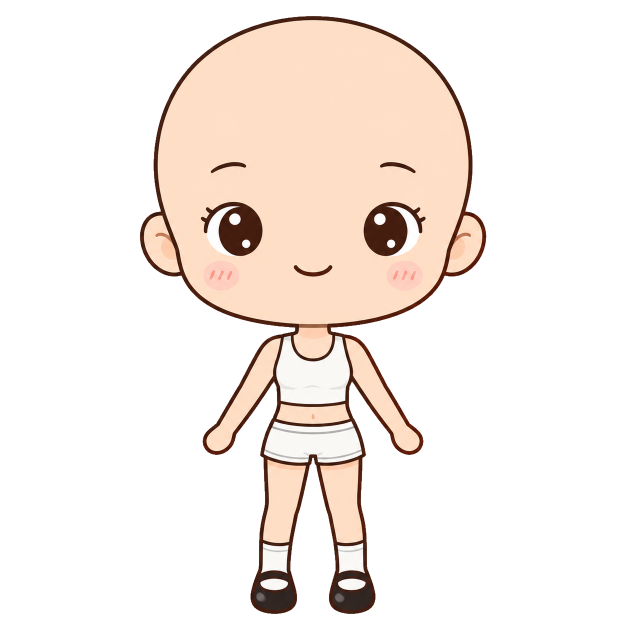
#> input picture art/source/doll_base.webp, 1254 x 1254 px (shown at 1/2 size); the run also reads 1 picture not shown here
$ python doll.py
#> lines starting #> are read from the running program, lines starting #| are printed output that depends on the picture; after the words box and inside, x2 and y2 are one past the last pixel; in counts of white or black regions, pixels touching at a corner belong together
# 【舊版・正正面】現在 App 用的是 doll34.py（四分之三側面）；這支只輸出到 preview/doll_front 留作參考
# 復古娃娃（會走路的版本）：把素體切成 身體＋頭、左右手、左右腳，App 走路時讓手腳繞關節擺動
#   source/doll_base.webp            光頭素體（手臂離開身體、兩腿分開）
#   source/doll_hair_long.webp       同一張圖＋長直髮
#   source/doll_hair_long_tpose.webp 長直髮、雙手平舉：拿來補手臂後面被擋住的頭髮
#   source/doll_cloth_<名稱>.webp    光頭素體穿上衣服：整套當作那件衣服的身體和手腳
#   source/doll_expr_<名稱>.webp     光頭素體換表情：只取臉的範圍（眉、眼、嘴、腮紅）
# 輸出 ../public/room/doll/*.webp，並印出 room.js 要用的尺寸、腳底、關節位置
import os
os.chdir(os.path.join(os.path.dirname(os.path.abspath(__file__)), '..'))
from PIL import Image, ImageDraw
import numpy as np
from scipy import ndimage
B = np.array(Image.open('source/doll_base.webp').convert('RGBA')).astype(float)
Lg = np.array(Image.open('source/doll_hair_long.webp').convert('RGBA')).astype(float)
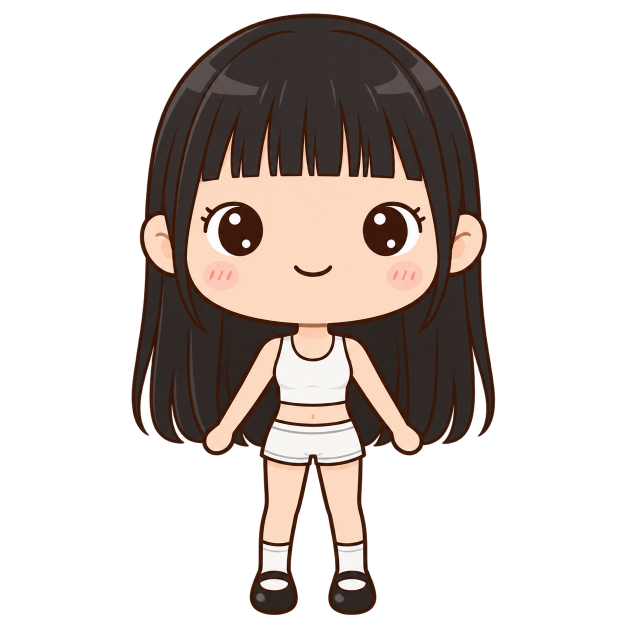
#> input picture art/source/doll_hair_long.webp, 1254 x 1254 px (shown at 1/2 size)
for a in (B, Lg): a[:, :, 3] = np.where(a[:, :, 3] > 240, 255, a[:, :, 3])
#> this loop made 2 passes
H, W = B.shape[:2]
#> H = 1254; W = 1254
ma = B[:, :, 3] > 20
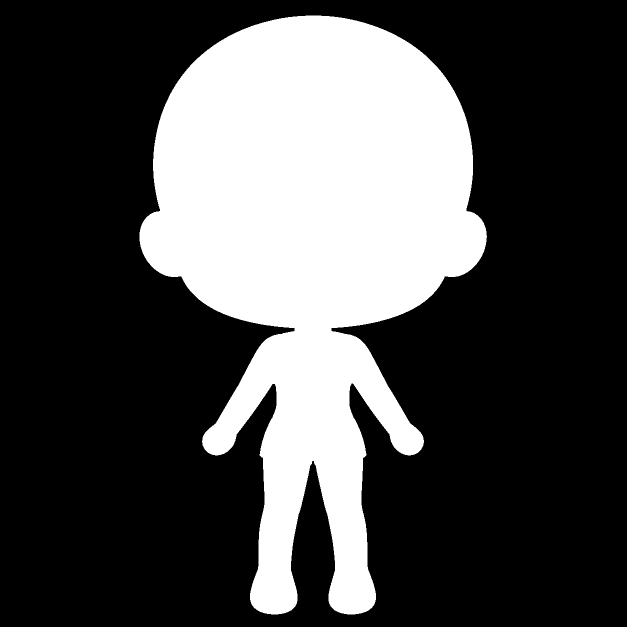
#> ma: shape (1254, 1254) bool (shown at 1/2 size); 29.1% white; 1 white region, box (x1, y1, x2, y2) and area: (279, 31, 974, 1229) 457297
def poly(pts):
    im = Image.new('L', (W, H), 0); ImageDraw.Draw(im).polygon(pts, fill=1); return np.array(im) > 0
#> after `im = Image.new('L', (W, H), 0)`: im: PIL image 1254x1254 L; every value is 0
#> after `ImageDraw.Draw(im).polygon(pts, fill=1)`: im: PIL image 1254x1254 L; values 0 (black) and 1 (white), 2.6% white; 1 white region, box (x1, y1, x2, y2) and area: (340, 668, 559, 941) 40780
OX, OY = 380, 640
c = lambda pts: [(x + OX, y + OY) for x, y in pts]
armL = poly(c([(176, 28), (178, 150), (90, 300), (-40, 300), (-40, 180), (120, 28)])) & ma
#> armL: shape (1254, 1254) bool; 0.9% white; 1 white region, box (x1, y1, x2, y2) and area: (404, 668, 559, 911) 14086
armR = poly(c([(318, 28), (316, 150), (400, 300), (540, 300), (540, 180), (370, 28)])) & ma
#> in poly (call 2), `ImageDraw.Draw(im).polygon(pts, fill=1)`: im: PIL image 1254x1254 L; values 0 (black) and 1 (white), 2.7% white; 1 white region, box (x1, y1, x2, y2) and area: (696, 668, 921, 941) 41954
#> armR: shape (1254, 1254) bool; 0.87% white; 1 white region, box (x1, y1, x2, y2) and area: (696, 669, 848, 911) 13676
mid = 625
legL = ma & ~(armL | armR) & (np.arange(H)[:, None] > 895) & (np.arange(W)[None, :] < mid)
#> legL: shape (1254, 1254) bool; 1.7% white; 1 white region, box (x1, y1, x2, y2) and area: (500, 896, 625, 1229) 26558
legR = ma & ~(armL | armR) & (np.arange(H)[:, None] > 895) & (np.arange(W)[None, :] >= mid)
#> legR: shape (1254, 1254) bool; 1.7% white; 1 white region, box (x1, y1, x2, y2) and area: (625, 896, 752, 1229) 26596
hem = 935
shoulder = 700
torso = ma.copy()
yy = np.arange(H)[:, None]
#> yy = 1254 values from 0 to 1253
torso &= ~((armL | armR) & (yy > shoulder))
torso &= ~((legL | legR) & (yy > hem))
#> torso: shape (1254, 1254) bool; 24.6% white; 1 white region, box (x1, y1, x2, y2) and area: (279, 31, 974, 936) 386284
def layer(src, m):
    o = src.copy(); o[:, :, 3] *= ndimage.gaussian_filter(m.astype(float), .6); return Image.fromarray(o.astype(np.uint8))
parts = {k: layer(B, m) for k, m in (('armL', armL), ('armR', armR), ('legL', legL), ('legR', legR), ('torso', torso))}
#> parts = 5 items

def outfit(path):
    """穿了衣服的整張圖 → 身體、左右手、左右腳（用它自己的輪廓，切的位置跟素體一樣）"""
    C = np.array(Image.open(path).convert('RGBA')).astype(float)
    C[:, :, 3] = np.where(C[:, :, 3] > 240, 255, C[:, :, 3])
    mc = C[:, :, 3] > 20
    pts = lambda q: poly(c(q)) & mc
    aL = pts([(176, 28), (178, 150), (90, 300), (-40, 300), (-40, 180), (100, 28)])
    aR = pts([(318, 28), (316, 150), (400, 300), (540, 300), (540, 180), (390, 28)])
    lL = mc & ~(aL | aR) & (yy > 895) & (np.arange(W)[None, :] < mid)
    lR = mc & ~(aL | aR) & (yy > 895) & (np.arange(W)[None, :] >= mid)
    t = mc & ~((aL | aR) & (yy > shoulder)) & ~((lL | lR) & (yy > hem))
    return {'body': layer(C, t), 'arm_l': layer(C, aL), 'arm_r': layer(C, aR), 'leg_l': layer(C, lL), 'leg_r': layer(C, lR)}

def face(path):
    """表情圖 → 只留臉（橢圓範圍、邊緣柔和），疊在身體上面、前髮下面"""
    E = np.array(Image.open(path).convert('RGBA')).astype(float)
    yx = np.mgrid[:H, :W]
    reg = ((yx[1] - 625) / 245) ** 2 + ((yx[0] - 460) / 168) ** 2 <= 1
    E[:, :, 3] = 255 * ndimage.gaussian_filter(reg.astype(float), 6) * (E[:, :, 3] > 128)
    return Image.fromarray(E.astype(np.uint8))
# hair from long version
la = Lg[:, :, 3] > 20
#> la: shape (1254, 1254) bool; 37.5% white; 1 white region, box (x1, y1, x2, y2) and area: (263, 27, 991, 1230) 590094
diff = np.abs(Lg[:, :, :3] - B[:, :, :3]).sum(2)
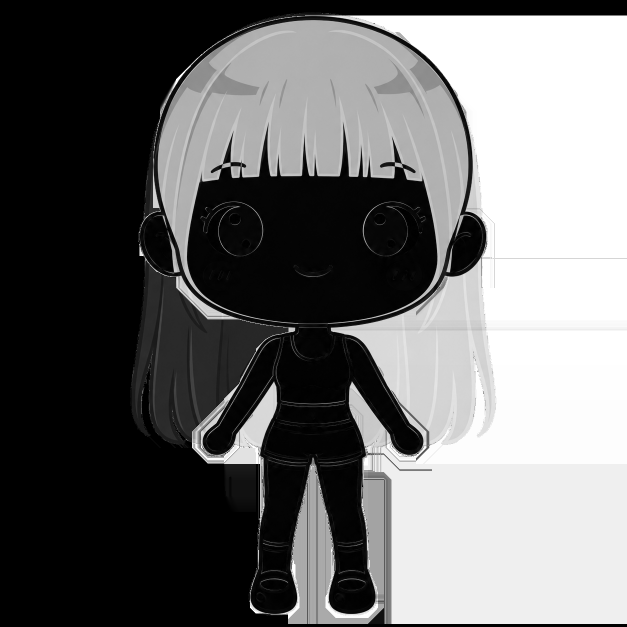
#> diff: shape (1254, 1254) float64 (shown at 1/2 size); min 0, max 765, mean 322.3; drawn with min black and max white
back = la & ~ma & (yy < 960)
#> back: shape (1254, 1254) bool; 8.4% white; 78 white regions (71 under 20 px), largest, box (x1, y1, x2, y2) and area: (263, 517, 589, 889) 58748, (663, 513, 991, 892) 58441, (699, 767, 802, 907) 4766
lab, n = ndimage.label(back); sz = ndimage.sum(back, lab, range(1, n + 1)); back = np.isin(lab, np.where(sz > 800)[0] + 1)
#> after `lab, n = ndimage.label(back)`:
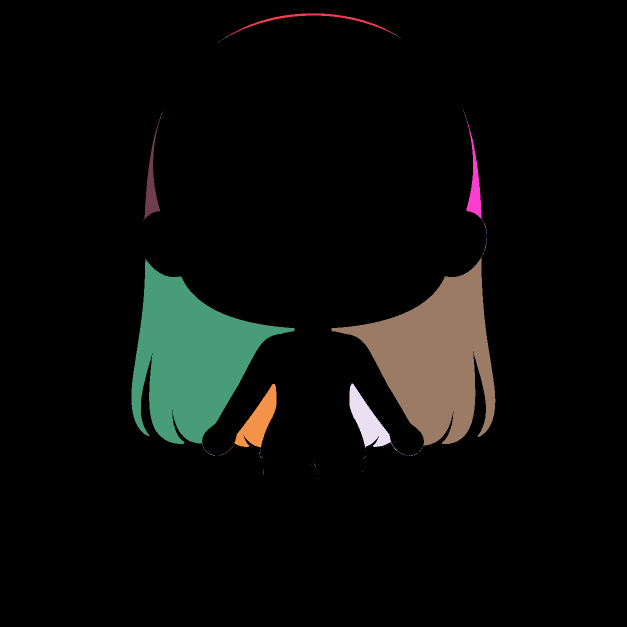
#> lab: shape (1254, 1254) int32 (shown at 1/2 size); 162 distinct labels, from 0 to 161; one colour per label, 0 black
#> after `lab, n = ndimage.label(back)`: n = 161
#> after `sz = ndimage.sum(back, lab, range(1, n + 1))`: sz = 161 values, max 58748 at index 63, min 1 at index 3, mean 823.4
#> after `back = np.isin(lab, np.where(sz > 800)[0] + 1)`: back: shape (1254, 1254) bool; 8.4% white; 7 white regions, largest, box (x1, y1, x2, y2) and area: (263, 517, 589, 889) 58748, (663, 514, 991, 891) 58439, (469, 768, 553, 896) 4755
front = la & ma & (ndimage.uniform_filter(diff, 5) > 60) & (yy < 660)
#> front: shape (1254, 1254) bool; 12.7% white; 26 white regions (6 under 20 px), largest, box (x1, y1, x2, y2) and area: (279, 31, 974, 660) 193878, (723, 401, 840, 513) 1099, (424, 401, 528, 512) 1004
front = ndimage.binary_opening(front, iterations=1)
#> front: shape (1254, 1254) bool; 12.6% white; 42 white regions (18 under 20 px), largest, box (x1, y1, x2, y2) and area: (279, 31, 974, 660) 193450, (723, 401, 840, 513) 1096, (424, 401, 528, 511) 999
# 臉（瀏海下緣以下、兩側頭髮以內）屬於表情圖層：不然長髮圖的眼睛嘴巴會蓋在別的表情上
_yx = np.mgrid[:H, :W]
front &= ~((((_yx[1] - 625) / 228) ** 2 + ((_yx[0] - 460) / 165) ** 2 <= 1) & (_yx[0] > 362))
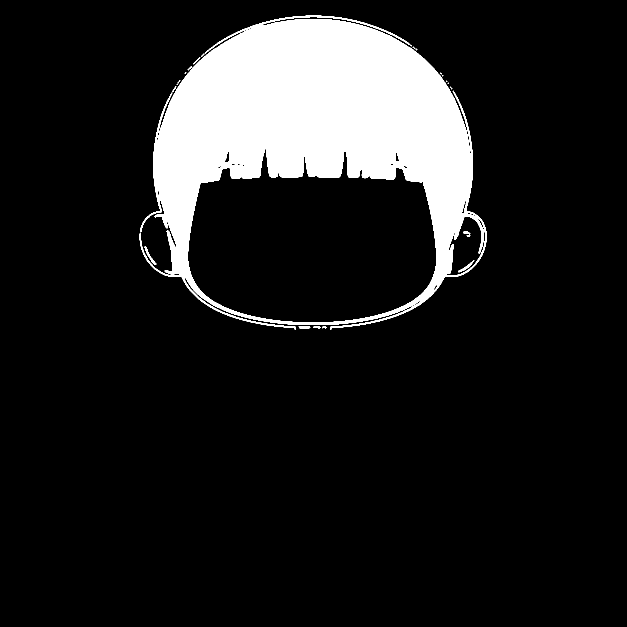
#> front: shape (1254, 1254) bool (shown at 1/2 size); 12.4% white; 26 white regions (15 under 20 px), largest, box (x1, y1, x2, y2) and area: (279, 31, 974, 660) 193450, (289, 492, 313, 530) 173, (916, 520, 949, 545) 161
# hair hidden behind the arms comes from the T-pose image (same character, arms lifted out of the way)
T = np.array(Image.open('source/doll_hair_long_tpose.webp').convert('RGBA')).astype(float)
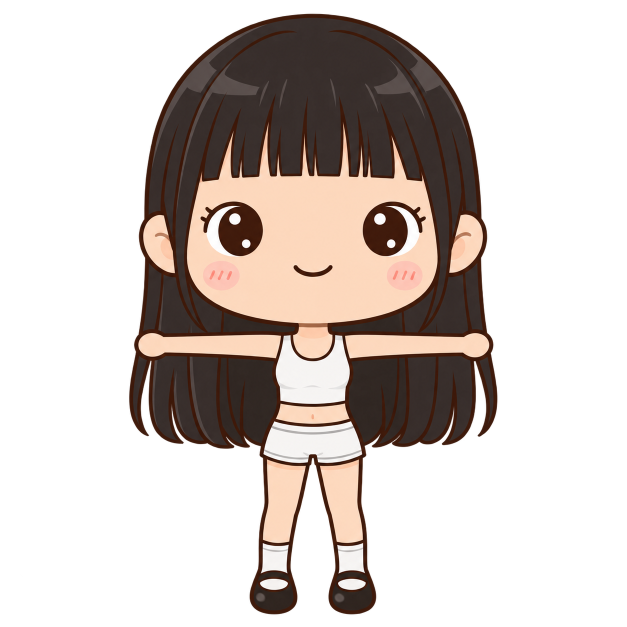
#> input picture art/source/doll_hair_long_tpose.webp, 1254 x 1254 px (shown at 1/2 size)
Thair = (T[:, :, 3] > 128) & (T[:, :, :3].sum(2) < 420)
#> Thair: shape (1254, 1254) bool; 24% white; 4 white regions, box (x1, y1, x2, y2) and area: (259, 28, 995, 1229) 361350, (725, 403, 852, 512) 7682, (401, 403, 526, 512) 7601, (587, 530, 665, 554) 753
Thair = ndimage.binary_closing(Thair, iterations=2)
#> Thair: shape (1254, 1254) bool; 24.1% white; 4 white regions, box (x1, y1, x2, y2) and area: (259, 28, 995, 1229) 362480, (725, 403, 852, 512) 7724, (401, 403, 526, 512) 7642, (587, 530, 665, 554) 754
arms = ndimage.binary_dilation(armL | armR, iterations=12)
#> arms: shape (1254, 1254) bool; 2.7% white; 2 white regions, box (x1, y1, x2, y2) and area: (392, 656, 571, 923) 21389, (684, 657, 860, 923) 20820
back &= ~(arms & ~Thair)                      # drops bits of the long image's hand outline
#> back: shape (1254, 1254) bool; 8.3% white; 7 white regions, largest, box (x1, y1, x2, y2) and area: (263, 517, 589, 888) 58214, (663, 514, 991, 889) 57886, (469, 768, 553, 896) 4755
hole = arms & ~back & Thair & (yy > 690)      # T-pose arms sit at shoulder height, above this
#> hole: shape (1254, 1254) bool; 1.5% white; 3 white regions (1 under 20 px), largest, box (x1, y1, x2, y2) and area: (404, 691, 564, 897) 11903, (687, 691, 848, 894) 11702
hb = Lg.copy()
hb[hole] = T[hole]; hb[hole, 3] = 255
# just around the shoulders the T-pose arm is in the way too: plain hair colour there
span = np.zeros_like(back)
for y in range(640, 760):
    xs_ = np.where(back[y])[0]
    if len(xs_): span[y, xs_.min():xs_.max() + 1] = True
#> span: shape (1254, 1254) bool; 5.4% white; 1 white region, box (x1, y1, x2, y2) and area: (265, 640, 987, 760) 84495
sh = arms & ~back & ~hole & span & (yy < 760)
#> sh: shape (1254, 1254) bool; 0.4% white; 2 white regions, box (x1, y1, x2, y2) and area: (496, 666, 570, 760) 3272, (685, 667, 756, 760) 2965
hb[sh, :3] = np.median(Lg[back & (Lg[:, :, :3].sum(2) < 200)][:, :3], axis=0); hb[sh, 3] = 255
hole |= sh
#> hole: shape (1254, 1254) bool; 1.9% white; 3 white regions (1 under 20 px), largest, box (x1, y1, x2, y2) and area: (404, 666, 570, 897) 15175, (685, 667, 848, 894) 14667
hb[:, :, 3] *= (back | hole)
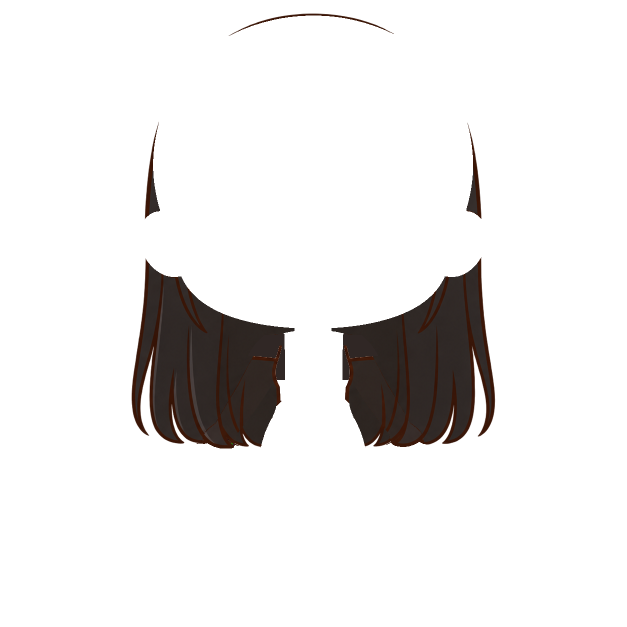
#> hb: shape (1254, 1254, 4) float64 (shown at 1/2 size); mean R, G, B, A 49.9, 37.6, 33.6, 25.8; transparent parts drawn white
hairB = Image.fromarray(hb.astype(np.uint8))
hf = Lg.copy(); hf[:, :, 3] *= ndimage.gaussian_filter(front.astype(float), .6); hairF = Image.fromarray(hf.astype(np.uint8))
PIV = {'arm_l': (548, 705), 'arm_r': (702, 705), 'leg_l': (578, 905), 'leg_r': (672, 905)}
FOOT = (625, 1228)
layers = {'body': parts['torso'], 'arm_l': parts['armL'], 'arm_r': parts['armR'], 'leg_l': parts['legL'], 'leg_r': parts['legR'],
          'hair_long_back': hairB, 'hair_long_front': hairF}
import glob
for f in sorted(glob.glob('source/doll_cloth_*.webp')):
    name = f.split('doll_cloth_')[1][:-5]
    for k, im in outfit(f).items(): layers[f'{k}_{name}'] = im
for f in sorted(glob.glob('source/doll_expr_*.webp')):
    layers[f'face_{f.split("doll_expr_")[1][:-5]}'] = face(f)
bb = None
for im in layers.values():
    ys, xs = np.where(np.array(im)[:, :, 3] > 10)
    box = (xs.min(), ys.min(), xs.max() + 1, ys.max() + 1)
    bb = box if bb is None else (min(bb[0], box[0]), min(bb[1], box[1]), max(bb[2], box[2]), max(bb[3], box[3]))
#> this loop made 12 passes
#> (box, bb) on passes 2 to 12: ((404, 668, 560, 911), (279, 31, 974, 937)), ((695, 669, 848, 911), (279, 31, 974, 937)), ((500, 895, 626, 1229), (279, 31, 974, 1229)), ((624, 895, 752, 1229), (279, 31, 974, 1229)), ((263, 27, 991, 897), (263, 27, 991, 1229)), ((279, 30, 974, 661), (263, 27, 991, 1229)), ((277, 31, 974, 937), (263, 27, 991, 1229)), ((395, 667, 560, 912), (263, 27, 991, 1229)), ((695, 667, 856, 912), (263, 27, 991, 1229)), ((498, 895, 626, 1229), (263, 27, 991, 1229)), ((624, 895, 754, 1229), (263, 27, 991, 1229))
#> bb on pass 1: (279, 31, 974, 937)
OUT_H = 420; k = OUT_H / (bb[3] - bb[1]); OUT_W = round((bb[2] - bb[0]) * k)
#> after `k = OUT_H / (bb[3] - bb[1])`: k = 0.349
#> after `OUT_W = round((bb[2] - bb[0]) * k)`: OUT_W = 254
OUT = 'preview/doll_front'; os.makedirs(OUT, exist_ok=True)
for name, im in layers.items():
    im.crop(bb).resize((OUT_W, OUT_H), Image.LANCZOS).save(f'{OUT}/{name}.webp', 'WEBP', quality=90)
#> this loop made 12 passes
#> name on passes 1 to 12: 'body', 'arm_l', 'arm_r', 'leg_l', 'leg_r', 'hair_long_back', 'hair_long_front', 'body_tee', 'arm_l_tee', 'arm_r_tee', 'leg_l_tee', 'leg_r_tee'
t = lambda p: [round((p[0] - bb[0]) * k, 1), round((p[1] - bb[1]) * k, 1)]
print('layers', sorted(layers))
#| layers ['arm_l', 'arm_l_tee', 'arm_r', 'arm_r_tee', 'body', 'body_tee', 'hair_long_back', 'hair_long_front', 'leg_l', 'leg_l_tee', 'leg_r', 'leg_r_tee']
print('size', OUT_W, OUT_H, 'foot', t(FOOT), 'pivots', {n: t(p) for n, p in PIV.items()})
#| size 254 420 foot [126.5, 419.7] pivots {'arm_l': [99.6, 236.9], 'arm_r': [153.4, 236.9], 'leg_l': [110.1, 306.8], 'leg_r': [142.9, 306.8]}
